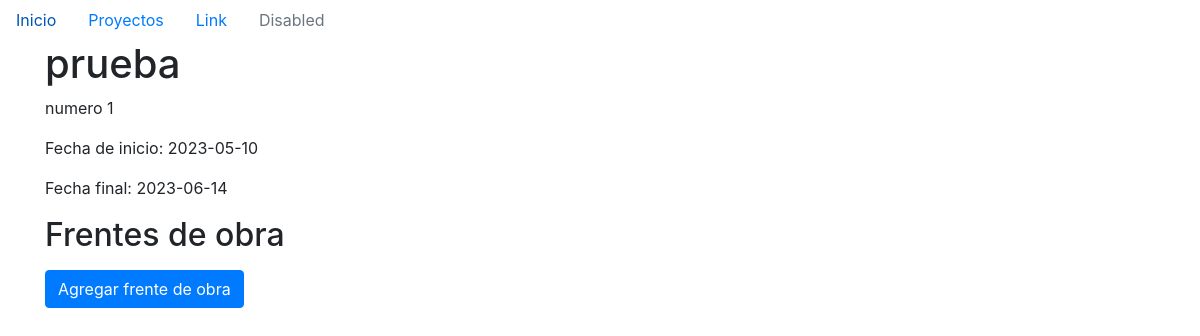
Before: /proyecto/detalles/1 with the older database file.
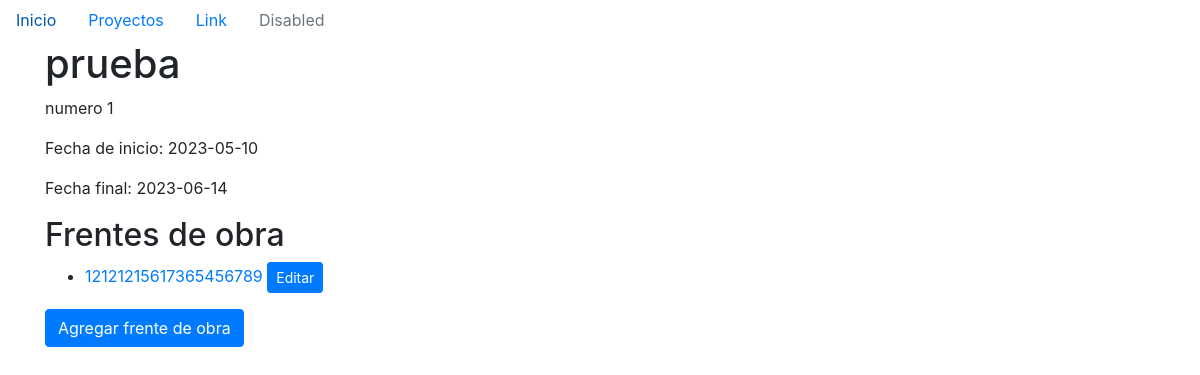
After: the same page with the newer database file.
### models/proyecto.py (models this page shows)
class Proyecto(db.Model):
    id = db.Column(db.Integer, primary_key= True, autoincrement=True)
    nombre = db.Column(db.String(100), nullable=False, unique=True)
    descripcion = db.Column(db.String(200))
    fecha_inicio = db.Column(db.Date, nullable=False)
    fecha_final = db.Column(db.Date, nullable=False)

### models/frente.py (models this page shows)
class Frente(db.Model):
    id = db.Column(db.Integer, primary_key=True)
    nombre = db.Column(db.String(100), nullable=False)
    descripcion = db.Column(db.String(200), nullable=False)
    fecha_inicio = db.Column(db.Date, nullable=False)
    no_contrato = db.Column(db.String(50), nullable=False)
    fecha_final = db.Column(db.Date, nullable=False)
    proyecto_id = db.Column(db.Integer, db.ForeignKey('proyecto.id'), nullable=False)
    proyecto = db.relationship('Proyecto', backref=db.backref('frentes', lazy=True))
    catalogos_relacionados = db.relationship('Catalogo', backref='frente', lazy=True)

### main.py (the view)
@app.route('/proyecto/detalles/<int:id>')
def detalles_proyecto(id):
    proyecto = Proyecto.query.get(id)
    frentes = Frente.query.filter_by(proyecto_id=proyecto.id).all()
    return render_template('detalle_proyecto.html', proyecto=proyecto, frentes=frentes)

### templates/detalle_proyecto.html (shortened to what this page needs)
{% extends 'base.html' %}
{% block content %}
<h1>{{ proyecto.nombre }}</h1>
<p>{{ proyecto.descripcion }}</p>
<p>Fecha de inicio: {{ proyecto.fecha_inicio }}</p>
<p>Fecha final: {{ proyecto.fecha_final }}</p>
<h2>Frentes de obra</h2>
<ul>
  {% for frente in proyecto.frentes %}
  <li>
    <a href="/proyecto/detalles/{{ proyecto.id}}/frente/{{ frente.id}}">{{ frente.nombre }}</a>
    <a href="/proyecto/{{ proyecto.id }}/frente/{{ frente.id}}/editar" class="btn btn-primary btn-sm">Editar</a>
  </li>
  {% endfor %}
</ul>
<a href="/registro/frentes" class="btn btn-primary">Agregar frente de obra</a>
{% endblock %}

### templates/base.html (shortened to what this page needs)
<!DOCTYPE html>
<html lang="en">
<head>
  <link rel="stylesheet" href="{{ url_for('static', filename='style.css') }}">
  <link rel="stylesheet" href="https://cdn.jsdelivr.net/npm/bootstrap@4.3.1/dist/css/bootstrap.min.css">
</head>
<body>
  {% include 'navbar.html' %}
  <div class="container">
    {% block content %}{% endblock %}
</body>
</html>

### templates/navbar.html
  <ul class="nav">
    <li class="nav-item">
      <a class="nav-link active" href="/">Inicio</a>
    </li>
    <li class="nav-item">
      <a class="nav-link" href="/proyectos">Proyectos</a>
    </li>
    <li class="nav-item">
      <a class="nav-link" href="#">Link</a>
    </li>
    <li class="nav-item">
      <a class="nav-link disabled" href="#" tabindex="-1" aria-disabled="true">Disabled</a>
    </li>
  </ul>

Changed rows visible on the page:
added Frente: nombre "12121215617365456789"
